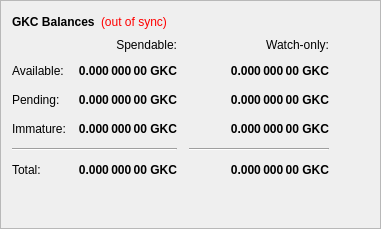
        <widget class="QFrame" name="frame">
         <property name="frameShape">
          <enum>QFrame::StyledPanel</enum>
         </property>
         <property name="frameShadow">
          <enum>QFrame::Raised</enum>
         </property>
         <layout class="QVBoxLayout" name="verticalLayout_4">
          <item>
           <layout class="QHBoxLayout" name="horizontalLayout_4">
            <item>
             <widget class="QLabel" name="label_5">
              <property name="font">
               <font>
                <weight>75</weight>
                <bold>true</bold>
               </font>
              </property>
              <property name="text">
               <string>GKC Balances</string>
              </property>
             </widget>
            </item>
            <item>
             <widget class="QLabel" name="labelWalletStatus">
              <property name="cursor">
               <cursorShape>WhatsThisCursor</cursorShape>
              </property>
              <property name="toolTip">
               <string>The displayed information may be out of date. Your wallet automatically synchronizes with the GKC network after a connection is established, but this process has not completed yet.</string>
              </property>
              <property name="styleSheet">
               <string notr="true">QLabel { color: red; }</string>
              </property>
              <property name="text">
               <string notr="true">(out of sync)</string>
              </property>
              <property name="alignment">
               <set>Qt::AlignLeading|Qt::AlignLeft|Qt::AlignVCenter</set>
              </property>
             </widget>
            </item>
            <item>
             <spacer name="horizontalSpacer_3">
              <property name="orientation">
               <enum>Qt::Horizontal</enum>
              </property>
              <property name="sizeHint" stdset="0">
               <size>
                <width>40</width>
                <height>20</height>
               </size>
              </property>
             </spacer>
            </item>
           </layout>
          </item>
          <item>
           <layout class="QGridLayout" name="gridLayout">
            <property name="spacing">
             <number>12</number>
            </property>
            <item row="2" column="2">
             <widget class="QLabel" name="labelWatchPending">
              <property name="font">
               <font>
                <weight>75</weight>
                <bold>true</bold>
               </font>
              </property>
              <property name="cursor">
               <cursorShape>IBeamCursor</cursorShape>
              </property>
              <property name="toolTip">
               <string>Unconfirmed transactions to watch-only addresses</string>
              </property>
              <property name="text">
               <string notr="true">0.000 000 00 GKC</string>
              </property>
              <property name="alignment">
               <set>Qt::AlignRight|Qt::AlignTrailing|Qt::AlignVCenter</set>
              </property>
              <property name="textInteractionFlags">
               <set>Qt::LinksAccessibleByMouse|Qt::TextSelectableByKeyboard|Qt::TextSelectableByMouse</set>
              </property>
             </widget>
            </item>
            <item row="2" column="1">
             <widget class="QLabel" name="labelUnconfirmed">
              <property name="font">
               <font>
                <weight>75</weight>
                <bold>true</bold>
               </font>
              </property>
              <property name="cursor">
               <cursorShape>IBeamCursor</cursorShape>
              </property>
              <property name="toolTip">
               <string>Total of transactions that have yet to be confirmed, and do not yet count toward the spendable balance</string>
              </property>
              <property name="text">
               <string notr="true">0.000 000 00 GKC</string>
              </property>
              <property name="alignment">
               <set>Qt::AlignRight|Qt::AlignTrailing|Qt::AlignVCenter</set>
              </property>
              <property name="textInteractionFlags">
               <set>Qt::LinksAccessibleByMouse|Qt::TextSelectableByKeyboard|Qt::TextSelectableByMouse</set>
              </property>
             </widget>
            </item>
            <item row="3" column="2">
             <widget class="QLabel" name="labelWatchImmature">
              <property name="font">
               <font>
                <weight>75</weight>
                <bold>true</bold>
               </font>
              </property>
              <property name="cursor">
               <cursorShape>IBeamCursor</cursorShape>
              </property>
              <property name="toolTip">
               <string>Staked or masternode rewards in watch-only addresses that has not yet matured</string>
              </property>
              <property name="text">
               <string notr="true">0.000 000 00 GKC</string>
              </property>
              <property name="alignment">
               <set>Qt::AlignRight|Qt::AlignTrailing|Qt::AlignVCenter</set>
              </property>
              <property name="textInteractionFlags">
               <set>Qt::LinksAccessibleByMouse|Qt::TextSelectableByKeyboard|Qt::TextSelectableByMouse</set>
              </property>
             </widget>
            </item>
            <item row="4" column="0" colspan="2">
             <widget class="Line" name="lineSpendableBalance">
              <property name="orientation">
               <enum>Qt::Horizontal</enum>
              </property>
             </widget>
            </item>
            <item row="4" column="2">
             <widget class="Line" name="lineWatchBalance">
              <property name="sizePolicy">
               <sizepolicy hsizetype="Preferred" vsizetype="Fixed">
                <horstretch>0</horstretch>
                <verstretch>0</verstretch>
               </sizepolicy>
              </property>
              <property name="minimumSize">
               <size>
                <width>140</width>
                <height>0</height>
               </size>
              </property>
              <property name="orientation">
               <enum>Qt::Horizontal</enum>
              </property>
             </widget>
            </item>
            <item row="5" column="0">
             <widget class="QLabel" name="labelTotalText">
              <property name="text">
               <string>Total:</string>
              </property>
             </widget>
            </item>
            <item row="3" column="1">
             <widget class="QLabel" name="labelImmature">
              <property name="font">
               <font>
                <weight>75</weight>
                <bold>true</bold>
               </font>
              </property>
              <property name="cursor">
               <cursorShape>IBeamCursor</cursorShape>
              </property>
              <property name="toolTip">
               <string>Staked or masternode rewards that has not yet matured</string>
              </property>
              <property name="text">
               <string notr="true">0.000 000 00 GKC</string>
              </property>
              <property name="alignment">
               <set>Qt::AlignRight|Qt::AlignTrailing|Qt::AlignVCenter</set>
              </property>
              <property name="textInteractionFlags">
               <set>Qt::LinksAccessibleByMouse|Qt::TextSelectableByKeyboard|Qt::TextSelectableByMouse</set>
              </property>
             </widget>
            </item>
            <item row="2" column="3">
             <spacer name="horizontalSpacer_2">
              <property name="orientation">
               <enum>Qt::Horizontal</enum>
              </property>
              <property name="sizeHint" stdset="0">
               <size>
                <width>40</width>
                <height>20</height>
               </size>
              </property>
             </spacer>
            </item>
            <item row="3" column="0">
             <widget class="QLabel" name="labelImmatureText">
              <property name="text">
               <string>Immature:</string>
              </property>
             </widget>
            </item>
            <item row="5" column="1">
             <widget class="QLabel" name="labelTotal">
              <property name="font">
               <font>
                <weight>75</weight>
                <bold>true</bold>
               </font>
              </property>
              <property name="cursor">
               <cursorShape>IBeamCursor</cursorShape>
              </property>
              <property name="toolTip">
               <string>Your current total balance</string>
              </property>
              <property name="text">
               <string notr="true">0.000 000 00 GKC</string>
              </property>
              <property name="alignment">
               <set>Qt::AlignRight|Qt::AlignTrailing|Qt::AlignVCenter</set>
              </property>
              <property name="textInteractionFlags">
               <set>Qt::LinksAccessibleByMouse|Qt::TextSelectableByKeyboard|Qt::TextSelectableByMouse</set>
              </property>
             </widget>
            </item>
            <item row="5" column="2">
             <widget class="QLabel" name="labelWatchTotal">
              <property name="font">
               <font>
                <weight>75</weight>
                <bold>true</bold>
               </font>
              </property>
              <property name="cursor">
               <cursorShape>IBeamCursor</cursorShape>
              </property>
              <property name="toolTip">
               <string>Current total balance in watch-only addresses</string>
              </property>
              <property name="text">
               <string notr="true">0.000 000 00 GKC</string>
              </property>
              <property name="alignment">
               <set>Qt::AlignRight|Qt::AlignTrailing|Qt::AlignVCenter</set>
              </property>
              <property name="textInteractionFlags">
               <set>Qt::LinksAccessibleByMouse|Qt::TextSelectableByKeyboard|Qt::TextSelectableByMouse</set>
              </property>
             </widget>
            </item>
            <item row="0" column="2">
             <widget class="QLabel" name="labelWatchonly">
              <property name="text">
               <string>Watch-only:</string>
              </property>
              <property name="alignment">
               <set>Qt::AlignRight|Qt::AlignTrailing|Qt::AlignVCenter</set>
              </property>
             </widget>
            </item>
            <item row="1" column="0">
             <widget class="QLabel" name="labelBalanceText">
              <property name="text">
               <string>Available:</string>
              </property>
             </widget>
            </item>
            <item row="1" column="1">
             <widget class="QLabel" name="labelBalance">
              <property name="font">
               <font>
                <weight>75</weight>
                <bold>true</bold>
               </font>
              </property>
              <property name="cursor">
               <cursorShape>IBeamCursor</cursorShape>
              </property>
              <property name="toolTip">
               <string>Your current spendable balance</string>
              </property>
              <property name="text">
               <string notr="true">0.000 000 00 GKC</string>
              </property>
              <property name="alignment">
               <set>Qt::AlignRight|Qt::AlignTrailing|Qt::AlignVCenter</set>
              </property>
              <property name="textInteractionFlags">
               <set>Qt::LinksAccessibleByMouse|Qt::TextSelectableByKeyboard|Qt::TextSelectableByMouse</set>
              </property>
             </widget>
            </item>
            <item row="1" column="2">
             <widget class="QLabel" name="labelWatchAvailable">
              <property name="font">
               <font>
                <weight>75</weight>
                <bold>true</bold>
               </font>
              </property>
              <property name="cursor">
               <cursorShape>IBeamCursor</cursorShape>
              </property>
              <property name="toolTip">
               <string>Your current balance in watch-only addresses</string>
              </property>
              <property name="text">
               <string notr="true">0.000 000 00 GKC</string>
              </property>
              <property name="alignment">
               <set>Qt::AlignRight|Qt::AlignTrailing|Qt::AlignVCenter</set>
              </property>
              <property name="textInteractionFlags">
               <set>Qt::LinksAccessibleByMouse|Qt::TextSelectableByKeyboard|Qt::TextSelectableByMouse</set>
              </property>
             </widget>
            </item>
            <item row="2" column="0">
             <widget class="QLabel" name="labelPendingText">
              <property name="text">
               <string>Pending:</string>
              </property>
             </widget>
            </item>
            <item row="0" column="1">
             <widget class="QLabel" name="labelSpendable">
              <property name="text">
               <string>Spendable:</string>
              </property>
              <property name="alignment">
               <set>Qt::AlignRight|Qt::AlignTrailing|Qt::AlignVCenter</set>
              </property>
             </widget>
            </item>
           </layout>
          </item>
          <item>
           <spacer name="verticalSpacer_4">
            <property name="orientation">
             <enum>Qt::Vertical</enum>
            </property>
            <property name="sizeHint" stdset="0">
             <size>
              <width>20</width>
              <height>40</height>
             </size>
            </property>
           </spacer>
          </item>
         </layout>
        </widget>
